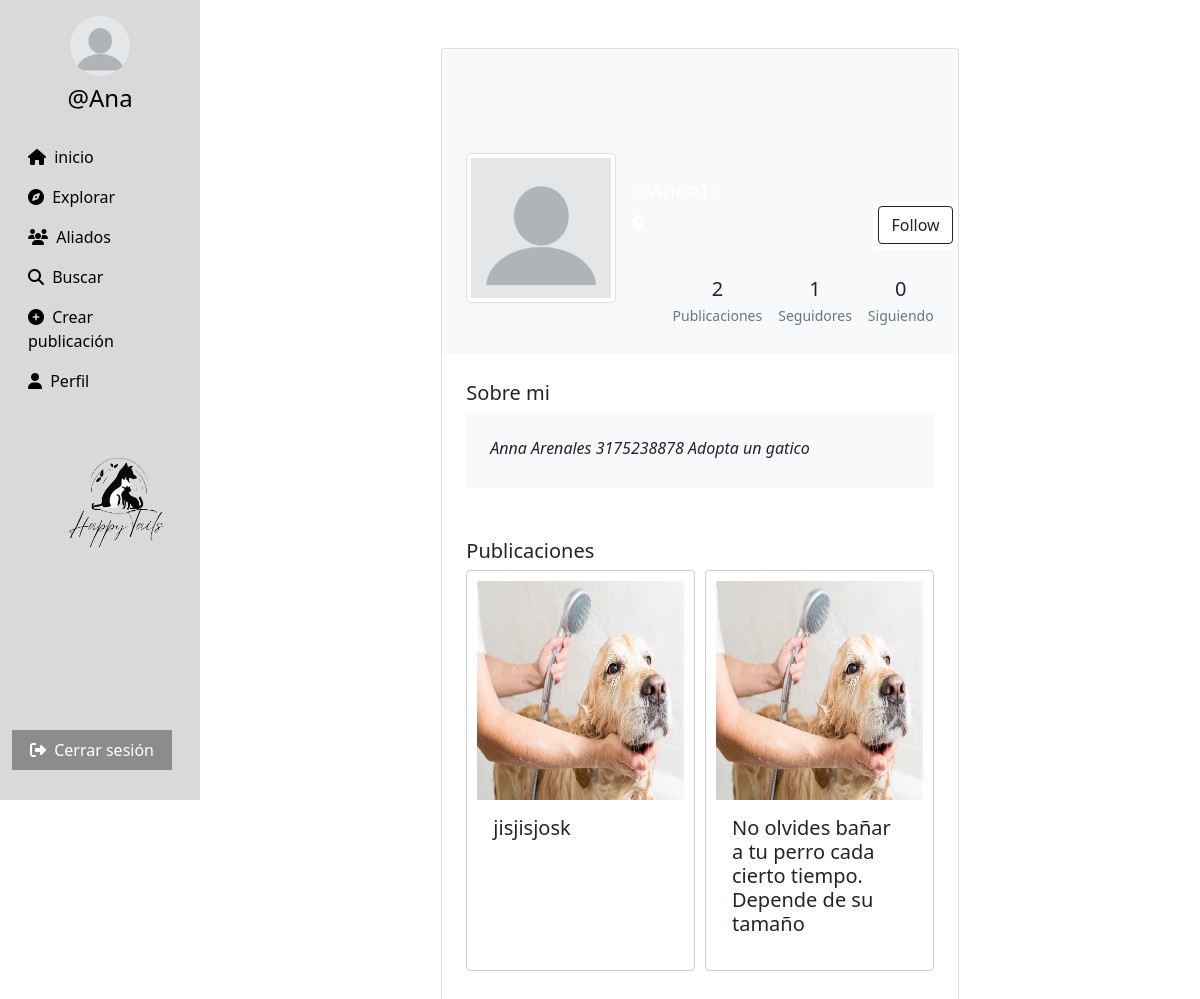
The app's page /profile/Anna12 (signed in) with its own data.
### userauth/models.py (models this page shows, shortened)
class Profile(models.Model):
    user = models.ForeignKey(User, on_delete=models.CASCADE)
    id_user = models.IntegerField(primary_key=True, default=0)
    bio = models.TextField(blank=True, default='')
    profileimg = models.ImageField(upload_to='profile_images', default='blank-profile-picture.png')
    location = models.CharField(max_length=100, blank=True, default='')

class Post(models.Model):
    id = models.UUIDField(primary_key=True, default=uuid.uuid4)
    user = models.CharField(max_length=100)
    image = models.ImageField(upload_to='post_images')
    caption = models.TextField()
    created_at = models.DateTimeField(default=datetime.now)
    no_of_likes = models.IntegerField(default=0)

### userauth/views.py (the view, shortened to what this page needs)
# urls.py: path('profile/<str:id_user>', views.profile),
@login_required(login_url='/loginn')
def profile(request,id_user):
    user_object = User.objects.get(username=id_user)
    print(user_object)
    profile = Profile.objects.get(user=request.user)
    user_profile = Profile.objects.get(user=user_object)
    user_posts = Post.objects.filter(user=id_user).order_by('-created_at')
    user_post_length = len(user_posts)
    follower = request.user.username
    user = id_user
    if Followers.objects.filter(follower=follower, user=user).first():
        follow_unfollow = 'Unfollow'
    else:
        follow_unfollow = 'Follow'
    user_followers = len(Followers.objects.filter(user=id_user))
    user_following = len(Followers.objects.filter(follower=id_user))
    context = {
        'user_object': user_object,
        'user_profile': user_profile,
        'user_posts': user_posts,
        'user_post_length': user_post_length,
        'profile': profile,
        'follow_unfollow':follow_unfollow,
        'user_followers': user_followers,
        'user_following': user_following,
    }
    return render(request, 'profile.html', context)

### templates/profile.html (shortened to what this page needs)
{% load static %}
<!DOCTYPE html>
<html lang="en">
<head>
    <link rel="stylesheet" href="https://maxcdn.bootstrapcdn.com/bootstrap/4.5.2/css/bootstrap.min.css">
    <link href="https://cdn.jsdelivr.net/npm/bootstrap@5.0.2/dist/css/bootstrap.min.css" rel="stylesheet"
>
    <link rel="stylesheet" href="{% static 'css/app.css' %}">
</head>
<body>
    {% load static %}
    <div class="container-fluid">
        <div class="row">
            <nav class="col-md-2 d-none d-md-block sidebar" style="position: fixed;">
                <div class="text-center mt-3">
                    <img src="{{profile.profileimg.url}}" alt="Profile Picture" class="profile-pic">
                    <h4 class="mt-2"><a href="/profile/{{user}}" style="text-decoration:none;">@{{user}}</a></h4>
                </div>
                <ul class="nav flex-column mt-4">
                    <li class="nav-item">
                        <a class="nav-link active" href="/" style="color: black;">
                            <i class="fa-solid fa-house mr-1"></i> inicio
                        </a>
                    </li>
                    <li class="nav-item">
                        <a class="nav-link" href="/explore" style="color: black;">
                            <i class="fa-solid fa-compass mr-1"></i> Explorar
                        </a>
                    </li>
                    <li class="nav-item">
                        <a class="nav-link" href="/aliados" style="color: black;">
                            <i class="fas fa-users mr-1"></i> Aliados
                        </a>
                    </li>
                    <li class="nav-item">
                        <a class="nav-link" href="#" data-bs-toggle="modal" data-bs-target="#exampleModal3" style="color: black;">
                            <i class="fa-solid fa-magnifying-glass mr-1"></i> Buscar
                        </a>
                    </li>
                    <li class="nav-item">
                        <a class="nav-link" href="#" data-bs-toggle="modal" data-bs-target="#exampleModal"
                            data-bs-whatever="@getbootstrap" style="color: black;">
                            <i class="fa-solid fa-circle-plus mr-1"></i> Crear publicación
                        </a>
                    </li>
                    <li class="nav-item">
                        <a class="nav-link" href="/profile/{{profile.user}}" style="color: black;">
                            <i class="fa-solid fa-user mr-1"></i> Perfil
                        </a>
                    </li>
                    <img src="/static/LogoHT.png" alt="Logo" style="width: 110px; margin-right: 5px; margin-top: 50px; margin-left: 50px;">
                    <li class="nav-item mt-auto" style="position: absolute; bottom: 0; width: 80%;">
                        <a class="nav-link" href="/logoutt" style="background-color: #8C8C8C; color: white; width: 100%; text-align: center; margin-bottom: 30px;">
                            <i class="fa-solid fa-right-from-bracket mr-1"></i> Cerrar sesión
                        </a>
                    </li>
                </ul>
            </nav>
            {% load static %}
            <main role="main" class="col-md-9 ml-sm-auto col-lg-10 px-md-4">
                <section class="gradient-custom-2">
                    <div class="container py-5">
                        <div class="row d-flex justify-content-center align-items-center h-100">
                            <div class="col col-lg-9 col-xl-7">
                                <div class="card">
                                    <div class="rounded-top text-white d-flex flex-row"
                                        style="background: #f8f9fa; height:200px;">
                                        <div class="ms-4  d-flex flex-column" style="width: 150px; margin-top:5rem;">
                                            <img src="{{user_profile.profileimg.url}}" alt="Generic placeholder image"
                                                class="img-fluid img-thumbnail mt-4 mb-2"
                                                style="width: 150px; z-index: 1">
                                        </div>
                                        <div class="ms-3" style="margin-top: 130px;">
                                            <h5>@{{user_profile.user}}</h5>
                                            <p><i class="fa-solid fa-location-dot"></i> {{user_profile.location}}</p>
                                        </div>
                                        <div style="margin-inline-start: auto; margin-top: auto;background:white;">
                                        <form action="/follow" method="POST">
                                            {% csrf_token %}  {% if user != user_profile.user %}
                                            <button type="submit" class="btn btn-outline-dark"
                                                data-mdb-ripple-color="dark" style="z-index: 1; margin: 5px;"
                                                data-bs-toggle="modal" data-bs-target="#exampleModal1"
                                                data-bs-whatever="@getbootstrap">
                                                {{follow_unfollow}}
                                            </button>
                                            {% endif %}
</form>
                                        </div>
                                    </div>
                                    <div class="p-4 text-black" style="background-color: #f8f9fa;">
                                        <div class="d-flex justify-content-end text-center py-1">
                                            <div>
                                                <p class="mb-1 h5">{{user_post_length}}</p>
                                                <p class="small text-muted mb-0">Publicaciones</p>
                                            </div>
                                            <div class="px-3">
                                                <p class="mb-1 h5">{{user_followers}}</p>
                                                <p class="small text-muted mb-0">Seguidores</p>
                                            </div>
                                            <div>
                                                <p class="mb-1 h5">{{user_following}}</p>
                                                <p class="small text-muted mb-0">Siguiendo</p>
                                            </div>
                                        </div>
                                    </div>
                                    <div class="card-body p-4 text-black">
                                        <div class="mb-5">
                                            <p class="lead fw-normal mb-1">Sobre mi</p>
                                            <div class="p-4" style="background-color: #f8f9fa;">
                                                <p class="font-italic mb-1">{{user_profile.bio}}</p>
                                            </div>
                                        </div>
                                        <div class="mb-5">
                                            <p class="lead fw-normal mb-1">Publicaciones</p>
                                            <div class="image-grid">
                                                {% for pos in user_posts %}
                                                <div class="card image-item">
                                                    {% if pos.image %}
                                                    <img src="{{pos.image.url}}" class="card-img-top" alt="..."
                                                        style="width: 219px;height: 219px;">
                                                    {% else %}
                                                    <p>No hay imagen disponible</p>
                                                    {% endif %}
                                                    <div class="card-body">
                                                        <h5 class="card-title">{{pos.caption}}</h5>
                                                    </div>
                                                </div>
                                                {% endfor %}
                                            </div>
                                        </div>
                                    </div>
                                </div>
                            </div>
                        </div>
                    </div>
                </section>
            </main>
        </div>
    </div>
</body>
</html>

### templates/search.html (shortened to what this page needs)
{% load static %}

### templates/profile_upload.html (shortened to what this page needs)
{% load static %}

### templates/edit_profile.html (shortened to what this page needs)
{% load static %}

### templates/profile.html (style rules this page uses)
.sidebar { background-color: #D9D9D9; height: 100vh; }
.profile-pic { width: 60px; height: 60px; border-radius: 50%; object-fit: cover; }
a { color: black; }
.image-grid { display: grid; grid-template-columns: repeat(auto-fill, minmax(200px, 1fr)); gap: 10px; }
.image-item { border: 1px solid #ccc; padding: 10px; }
.image-item img { max-width: 100%; height: auto; }

### records on screen
Profile: profileimg (placeholder picture)
Profile: profileimg (placeholder picture), bio "Anna Arenales 3175238878 Adopta un gatico"
Post: image (picture), caption "jisjisjosk"
Post: image (picture), caption "No olvides bañar a tu perro cada cierto tiempo. Depende de su tamaño"

### other values on screen
{{ user }} "Ana"
{{ follow_unfollow }} "Follow"
{{ user_post_length }} "2"
{{ user_followers }} "1"
{{ user_following }} "0"
